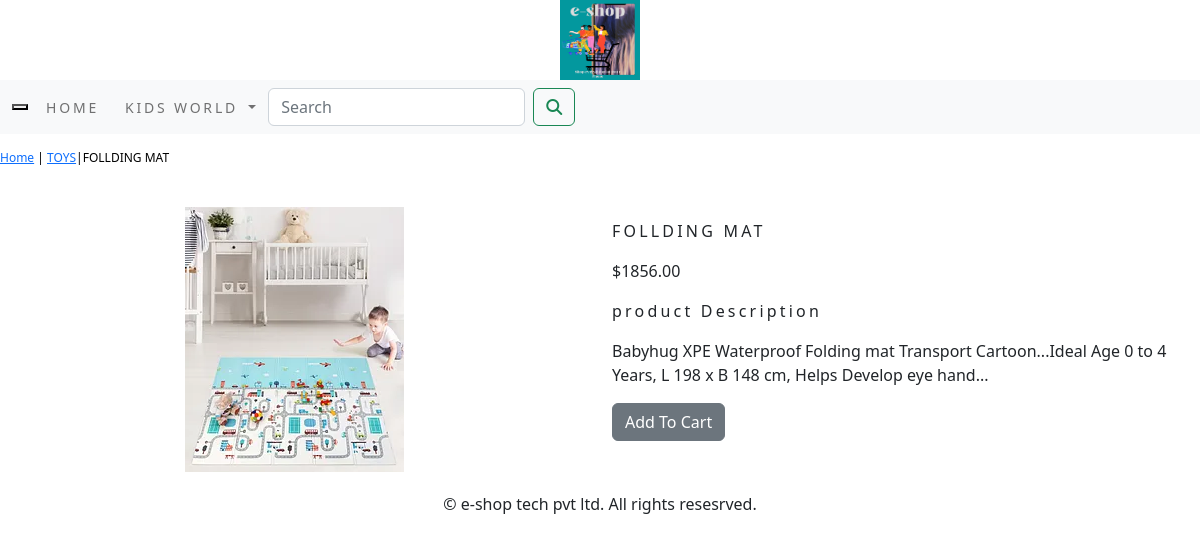
The app's page /ecommerceapp/TOYS/folding-mat/ with its own data.
### ecommerceapp/models.py (models this page shows, shortened)
class product(models.Model):
    name = models.CharField(max_length=250, unique=True)
    slug = models.SlugField(max_length=250, unique=True)
    description = models.TextField(blank=True)
    price = models.DecimalField(max_digits=10, decimal_places=2)
    category = models.ForeignKey('category', on_delete=models.CASCADE)
    image = models.ImageField(upload_to='category', blank=True)
    stock = models.IntegerField()
    available = models.BooleanField(default=True)
    created = models.DateTimeField(auto_now_add=True)
    updated = models.DateTimeField(auto_now=True)
    class Meta:
        ordering = ('name',)
        verbose_name = 'product'
        verbose_name_plural = 'products'

class category(models.Model):
    name = models.CharField(max_length=250, unique=True)
    slug = models.SlugField(max_length=250, unique=True)
    description = models.TextField(blank=True)
    image = models.ImageField(upload_to='category', blank=True)
    class Meta:
        ordering = ('name',)
        verbose_name = 'category'
        verbose_name_plural = 'categories'
    def get_url(self):
        return reverse('ecommerceapp:products_by_category', args=[self.slug])
    def __str__(self):
        return '{}'.format(self.name)

### ecommerceapp/views.py (the view)
# urls.py: path('<slug:c_slug>/<slug:product_slug>/',views.proDetail,name='prodCatdetail'),
def proDetail(request, c_slug, product_slug):
    try:
        product1 = product.objects.get(category__slug=c_slug, slug=product_slug)
    except Exception as e:
        raise e
    return render(request, 'product.html', {'product1': product1})

### cart/context_processors.py (called while the page is built)
def counter(request):
    item_count=0
    if 'admin' in request.path:
        return {}
    else:
        try:
            cart=Cart.objects.filter(cart_id=_cart_id(request))
            cart_items=CartItem.objects.all().filter(cart=cart[:1])
            for cart_item in cart_items:
                item_count += cart_item.quantity
        except Cart.DoesNotExist:
            item_count = 0
    return dict(item_count=item_count)

### cart/views.py (called while the page is built)
def _cart_id(request):
    cart = request.session.session_key
    if not cart:
        cart = request.session.create()
    return cart

### ecommerceapp/context_processors.py (called while the page is built)
def menu_links(request):
    links=category.objects.all()
    return dict(links=links)

### templates/product.html (shortened to what this page needs)
{% extends 'base.html' %}
{% load static %}
{% block content %}
<div class="row my_prod_row_class">
    <div class="mx_auto">
        <p><a href="{% url 'ecommerceapp:allProdCat' %}">Home</a> | <a href="{{product1.category.get_url}}">{{product1.category}}</a>|{{product1.name}}
        </p>
    </div>
<div class="container">
    <br>
    <div class="row">
        <div class="col-12 col-sm-12 col-md-12 col-lg-6 text-center">
            <div style="min-width:18rem">
                <img src="{{product1.image.url}}"  alt="{{product1.name}}">
            </div>
        </div>
    <div class="col-12 col-sm-12 col-md-12 col-lg-6">
        <div>
        <h1 class="my_prod_title">{{product1.name}}</h1>
        <p>${{product1.price}}</p>
        <p class="my_title">product Description</p>
        <p class="text-justify my-rod-text">{{product1.description}}</p>
        {% if product.stock <= 0 %}
            <p class="text-justify my_prod_text"><b>Out Of Stock</b></p>
            {% else %}
            <a class="btn btn-secondary" href="{% url 'cart:add_cart' product1.id %}">Add To Cart</a>
        {% endif %}
        </div>
    </div>
    </div>
</div>
</div>
{% endblock %}

### static/css/custom.css (style rules this page uses)
body { font-family: 'roboto', serif; }
.my_title { font-size:16px; text_transform:uppercase; letter-spacing:.2em; }
.my_prod_row_class { padding-top:15px; padding-bottom:20px; }
.my_prod_row_class .mx_auto { color:#000; font-size:12px; text-decoration:none; }
.my_prod_title { font-size:16px; text_transform:uppercase; letter-spacing:.2em; padding-top:15px; padding-bottom:10px; }

### records on screen
product: category "TOYS", name "FOLLDING MAT", image (picture), price "1856.00", description "Babyhug XPE Waterproof Folding mat Transport Cartoon...Ideal Age 0 to 4 Years, L 198 x B 148 cm, Helps Develop eye hand..."
